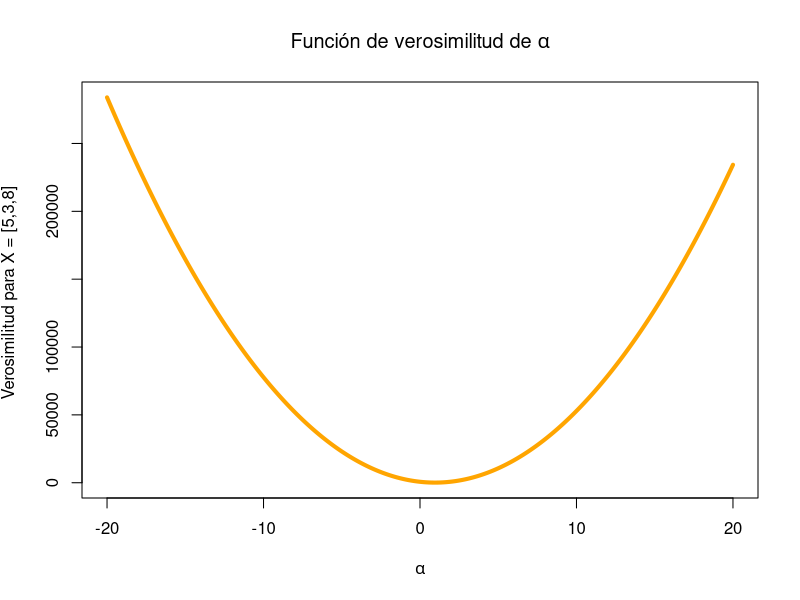

The R script that drew this image:
## ---- chunk 1
knitr::opts_chunk$set(echo = TRUE)
## ---- chunk 2
# Como no disponemos de la media de la muestra (media desconocida tal y como
# se detalla en el enunciado), calcularemos la media muestral, necesaria para 
# pasos posteriores
mediaMuestral=mean(5,3,8)
## ---- chunk 3
probabilidadAnio1=pnorm(5,mediaMuestral, sd = 1, lower.tail = TRUE)
probabilidadAnio1
## ---- chunk 4
probabilidadAnio2=pnorm(3, mediaMuestral, sd = 1, lower.tail = TRUE)
probabilidadAnio2
## ---- chunk 5
probabilidadAnio3=pnorm(8, mediaMuestral, sd = 1, lower.tail = TRUE)
probabilidadAnio3
## ---- chunk 6
n = 50
x = rnorm(n, mean=mediaMuestral, sd=1)
## ---- chunk 7
mu = mediaMuestral
mu = mediaMuestral
verosimilitud <- function (x, alpha, mu){
  numero_elementos <- length(x)
  for (i in 1:numero_elementos){
    if (i==1) {
      # inicializamos el sumatorio
      sumatorio_densidad <- dnorm(x[i],mu,1,log=TRUE)
    }else{
      dnorm(x[i-1],mu,1,log=TRUE)
      mu <- alpha * x[i-1]
      sumatorio_densidad <- sumatorio_densidad + dnorm(x[i],mu,1,log=TRUE)      
    }
  }
  # lo devuelvo en negativo para maximizar la función
  return (-sumatorio_densidad)
}
## ---- chunk 8
alpha <- seq (-20,20,0.005)
## ---- chunk 9
plot(alpha,verosimilitud(x,alpha,1),type='l', col='Orange',lwd = 4,
     main = expression(paste("Función de verosimilitud de ", alpha)),
     xlab= expression(alpha),
     ylab = expression("Verosimilitud para X = [5,3,8] "))
## ---- chunk 10
x=c(5,3,8)
## ---- chunk 11
maxima_verosimilitud <- optim(par=50, fn=verosimilitud, x=x,method="BFGS",mu=mediaMuestral, hessian=T)
maxima_verosimilitud$par
